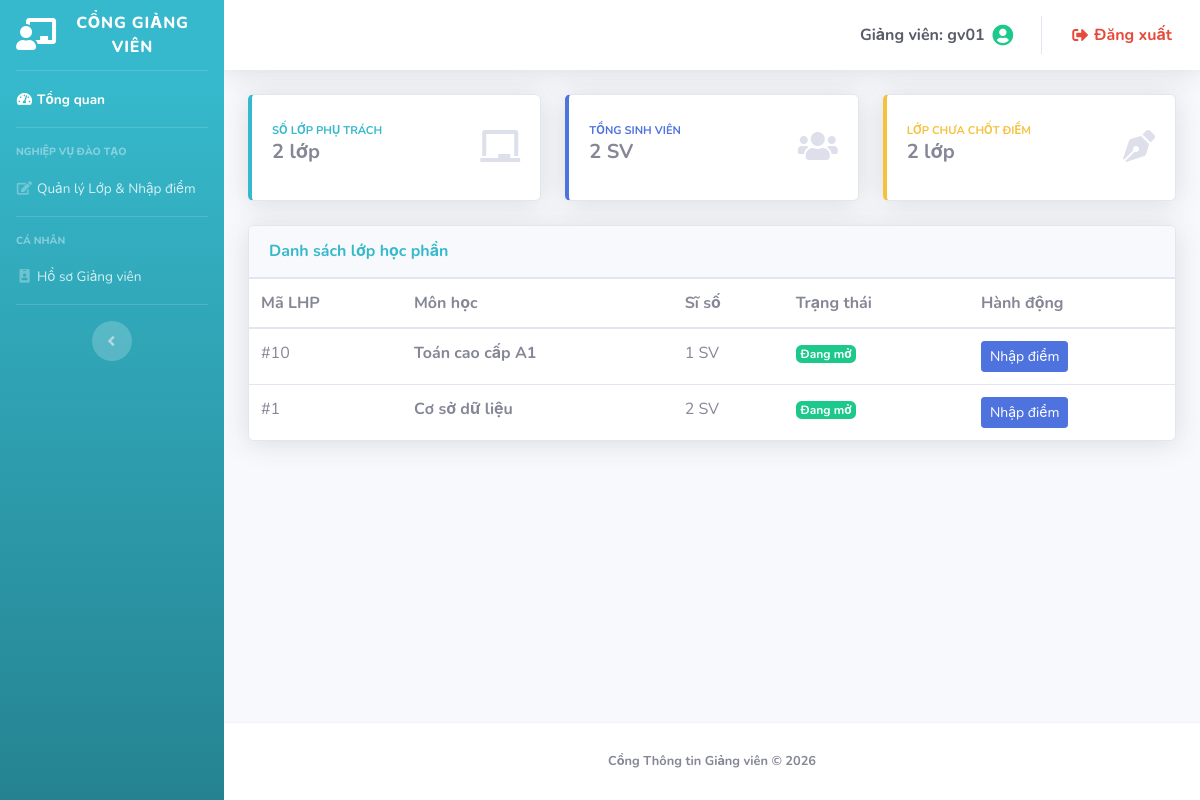
Page /lecturer/index.php (signed in) on the committed database.
### tables this page shows
CREATE TABLE
  `courseclasses` (
    `maLHP` int (11) NOT NULL,
    `maMH` varchar(20) NOT NULL,
    `maHK` varchar(20) NOT NULL,
    `maGV` varchar(20) NOT NULL,
    `isLocked` tinyint (1) DEFAULT 0
  );

CREATE TABLE
  `courses` (
    `maMH` varchar(20) NOT NULL,
    `tenMH` varchar(100) NOT NULL,
    `soTinChi` int (11) DEFAULT 3,
    `maKhoa` varchar(20) NOT NULL
  );

### lecturer/dashboard.php (the view)
<?php
$maGV = $_SESSION['user']['username'];
$stats = [
    'lop' => $pdo->prepare("SELECT COUNT(*) FROM CourseClasses WHERE maGV = ?"),
    'sv' => $pdo->prepare("SELECT COUNT(DISTINCT maSV) FROM Grades g JOIN CourseClasses cc ON g.maLHP = cc.maLHP WHERE cc.maGV = ?"),
    'chua_khoa' => $pdo->prepare("SELECT COUNT(*) FROM CourseClasses WHERE maGV = ? AND isLocked = 0")
];
$stats['lop']->execute([$maGV]);
$lopCount = $stats['lop']->fetchColumn();
$stats['sv']->execute([$maGV]);
$svCount = $stats['sv']->fetchColumn();
$stats['chua_khoa']->execute([$maGV]);
$chuaKhoa = $stats['chua_khoa']->fetchColumn();
$myClasses = $pdo->prepare("
    SELECT cc.maLHP, c.tenMH, cc.isLocked, COUNT(g.maSV) as totalSV
    FROM CourseClasses cc
    JOIN Courses c ON cc.maMH = c.maMH
    LEFT JOIN Grades g ON cc.maLHP = g.maLHP
    WHERE cc.maGV = ?
    GROUP BY cc.maLHP
    ORDER BY cc.isLocked ASC, cc.maLHP DESC
");
$myClasses->execute([$maGV]);
$list = $myClasses->fetchAll();
?>
<div class="row">
    <div class="col-xl-4 mb-4">
        <div class="card border-left-info shadow h-100 py-2">
            <div class="card-body">
                <div class="row align-items-center">
                    <div class="col">
                        <div class="text-xs font-weight-bold text-info text-uppercase">Số lớp phụ trách</div>
                        <div class="h5 font-weight-bold"><?= $lopCount ?> lớp</div>
                    </div>
                    <div class="col-auto"><i class="fas fa-chalkboard fa-2x text-gray-300"></i></div>
                </div>
            </div>
        </div>
    </div>
    <div class="col-xl-4 mb-4">
        <div class="card border-left-primary shadow h-100 py-2">
            <div class="card-body">
                <div class="row align-items-center">
                    <div class="col">
                        <div class="text-xs font-weight-bold text-primary text-uppercase">Tổng sinh viên</div>
                        <div class="h5 font-weight-bold"><?= $svCount ?> SV</div>
                    </div>
                    <div class="col-auto"><i class="fas fa-users fa-2x text-gray-300"></i></div>
                </div>
            </div>
        </div>
    </div>
    <div class="col-xl-4 mb-4">
        <div class="card border-left-warning shadow h-100 py-2">
            <div class="card-body">
                <div class="row align-items-center">
                    <div class="col">
                        <div class="text-xs font-weight-bold text-warning text-uppercase">Lớp chưa chốt điểm</div>
                        <div class="h5 font-weight-bold"><?= $chuaKhoa ?> lớp</div>
                    </div>
                    <div class="col-auto"><i class="fas fa-pen-nib fa-2x text-gray-300"></i></div>
                </div>
            </div>
        </div>
    </div>
</div>
<div class="card shadow mb-4">
    <div class="card-header py-3">
        <h6 class="m-0 font-weight-bold text-info">Danh sách lớp học phần</h6>
    </div>
    <div class="card-body p-0">
        <table class="table table-hover mb-0">
            <thead>
                <tr>
                    <th>Mã LHP</th>
                    <th>Môn học</th>
                    <th>Sĩ số</th>
                    <th>Trạng thái</th>
                    <th>Hành động</th>
                </tr>
            </thead>
            <tbody>
                <?php foreach ($list as $c): ?>
                    <tr>
                        <td>#<?= $c['maLHP'] ?></td>
                        <td class="font-weight-bold"><?= htmlspecialchars($c['tenMH']) ?></td>
                        <td><?= $c['totalSV'] ?> SV</td>
                        <td>
                            <?= $c['isLocked'] ? '<span class="badge badge-danger">Đã khóa</span>' : '<span class="badge badge-success">Đang mở</span>' ?>
                        </td>
                        <td>
                            <a href="index.php?page=grade_detail&maLHP=<?= $c['maLHP'] ?>"
                                class="btn btn-sm btn-<?= $c['isLocked'] ? 'secondary' : 'primary' ?>">
                                <?= $c['isLocked'] ? 'Xem điểm' : 'Nhập điểm' ?>
                            </a>
                        </td>
                    </tr>
                <?php endforeach; ?>
            </tbody>
        </table>
    </div>
</div>

### rows in the picture
courseclasses: maLHP "10", maMH.tenMH "Toán cao cấp A1", totalSV "1", isLocked "Đang mở"
courseclasses: maLHP "1", maMH.tenMH "Cơ sở dữ liệu", totalSV "2", isLocked "Đang mở"

### other values in the picture
$_SESSION['user']['username'] "gv01"
$lopCount "2"
$svCount "2"
$chuaKhoa "2"
